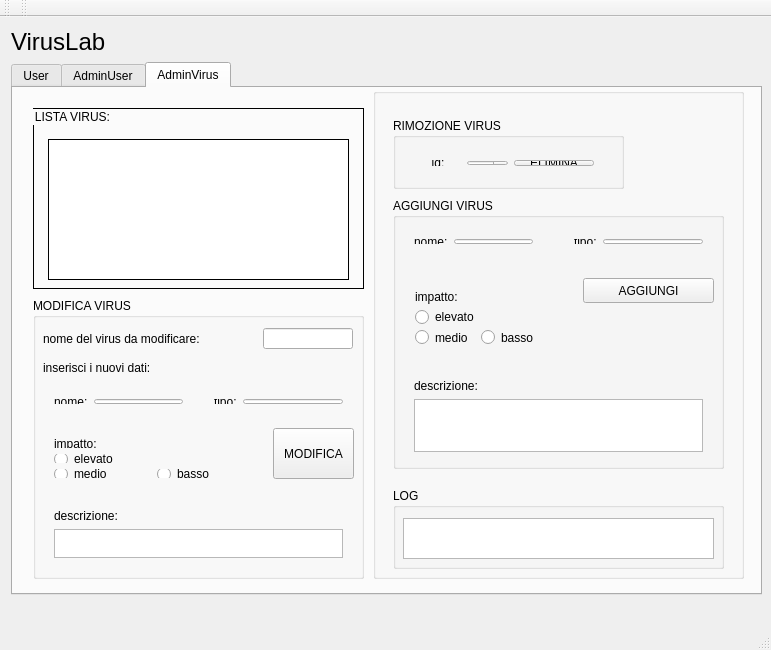
<?xml version="1.0" encoding="UTF-8"?>
<ui version="4.0">
 <class>MainWindow</class>
 <widget class="QMainWindow" name="MainWindow">
  <property name="geometry">
   <rect>
    <x>0</x>
    <y>0</y>
    <width>771</width>
    <height>650</height>
   </rect>
  </property>
  <property name="sizePolicy">
   <sizepolicy hsizetype="Fixed" vsizetype="Fixed">
    <horstretch>0</horstretch>
    <verstretch>0</verstretch>
   </sizepolicy>
  </property>
  <property name="maximumSize">
   <size>
    <width>800</width>
    <height>650</height>
   </size>
  </property>
  <property name="windowTitle">
   <string>VirusLab</string>
  </property>
  <widget class="QWidget" name="centralWidget">
   <property name="sizePolicy">
    <sizepolicy hsizetype="Fixed" vsizetype="Fixed">
     <horstretch>0</horstretch>
     <verstretch>0</verstretch>
    </sizepolicy>
   </property>
   <property name="maximumSize">
    <size>
     <width>771</width>
     <height>589</height>
    </size>
   </property>
   <layout class="QVBoxLayout" name="verticalLayout_2">
    <item>
     <layout class="QVBoxLayout" name="verticalLayout">
      <property name="sizeConstraint">
       <enum>QLayout::SetMaximumSize</enum>
      </property>
      <property name="topMargin">
       <number>0</number>
      </property>
      <property name="bottomMargin">
       <number>0</number>
      </property>
      <item>
       <widget class="QLabel" name="label_Titolo">
        <property name="sizePolicy">
         <sizepolicy hsizetype="Fixed" vsizetype="Fixed">
          <horstretch>0</horstretch>
          <verstretch>0</verstretch>
         </sizepolicy>
        </property>
        <property name="font">
         <font>
          <pointsize>18</pointsize>
         </font>
        </property>
        <property name="layoutDirection">
         <enum>Qt::LeftToRight</enum>
        </property>
        <property name="lineWidth">
         <number>1</number>
        </property>
        <property name="text">
         <string>VirusLab</string>
        </property>
       </widget>
      </item>
      <item>
       <widget class="QTabWidget" name="tabWidget">
        <property name="sizePolicy">
         <sizepolicy hsizetype="Expanding" vsizetype="Expanding">
          <horstretch>0</horstretch>
          <verstretch>0</verstretch>
         </sizepolicy>
        </property>
        <property name="minimumSize">
         <size>
          <width>751</width>
          <height>281</height>
         </size>
        </property>
        <property name="maximumSize">
         <size>
          <width>400</width>
          <height>600</height>
         </size>
        </property>
        <property name="currentIndex">
         <number>2</number>
        </property>
        <widget class="QWidget" name="tab1_User">
         <property name="sizePolicy">
          <sizepolicy hsizetype="Expanding" vsizetype="Expanding">
           <horstretch>0</horstretch>
           <verstretch>0</verstretch>
          </sizepolicy>
         </property>
         <attribute name="title">
          <string>User</string>
         </attribute>
         <widget class="QGroupBox" name="groupBox_ricercauser">
          <property name="geometry">
           <rect>
            <x>20</x>
            <y>170</y>
            <width>711</width>
            <height>321</height>
           </rect>
          </property>
          <property name="styleSheet">
           <string notr="true">border: 1px solid black;</string>
          </property>
          <property name="title">
           <string>RISULTATI RICERCA</string>
          </property>
          <widget class="QTextBrowser" name="textBrowser_ricercauser">
           <property name="geometry">
            <rect>
             <x>10</x>
             <y>30</y>
             <width>691</width>
             <height>281</height>
            </rect>
           </property>
          </widget>
         </widget>
         <widget class="QTextEdit" name="textEdit_benvenuto">
          <property name="geometry">
           <rect>
            <x>21</x>
            <y>17</y>
            <width>339</width>
            <height>91</height>
           </rect>
          </property>
          <property name="html">
           <string>&lt;!DOCTYPE HTML PUBLIC &quot;-//W3C//DTD HTML 4.0//EN&quot; &quot;http://www.w3.org/TR/REC-html40/strict.dtd&quot;&gt;
&lt;html&gt;&lt;head&gt;&lt;meta name=&quot;qrichtext&quot; content=&quot;1&quot; /&gt;&lt;style type=&quot;text/css&quot;&gt;
p, li { white-space: pre-wrap; }
&lt;/style&gt;&lt;/head&gt;&lt;body style=&quot; font-family:'Ubuntu'; font-size:11pt; font-weight:400; font-style:normal;&quot;&gt;
&lt;p style=&quot; margin-top:0px; margin-bottom:0px; margin-left:0px; margin-right:0px; -qt-block-indent:0; text-indent:0px;&quot;&gt;&lt;span style=&quot; font-size:12pt;&quot;&gt;Benvenuto su VirusLab, inserisci il tuo username per iniziare la ricerca dei Virus , otterrai informazioni a seconda del tuo account&lt;/span&gt;&lt;/p&gt;&lt;/body&gt;&lt;/html&gt;</string>
          </property>
          <property name="acceptRichText">
           <bool>false</bool>
          </property>
          <property name="textInteractionFlags">
           <set>Qt::NoTextInteraction</set>
          </property>
         </widget>
         <widget class="QWidget" name="layoutWidget">
          <property name="geometry">
           <rect>
            <x>410</x>
            <y>20</y>
            <width>271</width>
            <height>89</height>
           </rect>
          </property>
          <layout class="QGridLayout" name="gridLayout">
           <item row="0" column="0">
            <widget class="QLabel" name="label_username">
             <property name="text">
              <string>Username</string>
             </property>
            </widget>
           </item>
           <item row="0" column="1">
            <widget class="QLineEdit" name="lineEdit_username"/>
           </item>
           <item row="1" column="0">
            <widget class="QLabel" name="label_nomevirus">
             <property name="sizePolicy">
              <sizepolicy hsizetype="Expanding" vsizetype="Expanding">
               <horstretch>0</horstretch>
               <verstretch>0</verstretch>
              </sizepolicy>
             </property>
             <property name="text">
              <string>Nome del Virus:</string>
             </property>
            </widget>
           </item>
           <item row="1" column="1">
            <widget class="QLineEdit" name="lineEdit_nomevirus"/>
           </item>
           <item row="2" column="0" colspan="2">
            <widget class="QPushButton" name="pushButton_ricerca">
             <property name="text">
              <string>Ricerca</string>
             </property>
            </widget>
           </item>
          </layout>
         </widget>
         <widget class="QLabel" name="label_benvenuto">
          <property name="geometry">
           <rect>
            <x>20</x>
            <y>130</y>
            <width>271</width>
            <height>21</height>
           </rect>
          </property>
          <property name="text">
           <string/>
          </property>
         </widget>
        </widget>
        <widget class="QWidget" name="tab2_AdminUser">
         <attribute name="title">
          <string>AdminUser</string>
         </attribute>
         <widget class="QGroupBox" name="groupBox_listautenti">
          <property name="geometry">
           <rect>
            <x>20</x>
            <y>20</y>
            <width>201</width>
            <height>281</height>
           </rect>
          </property>
          <property name="font">
           <font>
            <weight>50</weight>
            <italic>false</italic>
            <bold>false</bold>
            <underline>false</underline>
            <kerning>true</kerning>
           </font>
          </property>
          <property name="styleSheet">
           <string notr="true">border: 1px solid black;</string>
          </property>
          <property name="title">
           <string>Utenti</string>
          </property>
          <property name="flat">
           <bool>false</bool>
          </property>
          <widget class="QTextBrowser" name="textBrowser_listautenti">
           <property name="geometry">
            <rect>
             <x>15</x>
             <y>31</y>
             <width>171</width>
             <height>241</height>
            </rect>
           </property>
          </widget>
         </widget>
         <widget class="QGroupBox" name="groupBox_AdminUser">
          <property name="geometry">
           <rect>
            <x>260</x>
            <y>20</y>
            <width>471</width>
            <height>471</height>
           </rect>
          </property>
          <property name="styleSheet">
           <string notr="true"/>
          </property>
          <property name="title">
           <string/>
          </property>
          <widget class="QGroupBox" name="groupBox_rimozioneutente">
           <property name="geometry">
            <rect>
             <x>20</x>
             <y>30</y>
             <width>431</width>
             <height>101</height>
            </rect>
           </property>
           <property name="styleSheet">
            <string notr="true"/>
           </property>
           <property name="title">
            <string>RIMOZIONE UTENTE</string>
           </property>
           <property name="flat">
            <bool>false</bool>
           </property>
           <widget class="QWidget" name="layoutWidget">
            <property name="geometry">
             <rect>
              <x>20</x>
              <y>30</y>
              <width>391</width>
              <height>58</height>
             </rect>
            </property>
            <layout class="QGridLayout" name="gridLayout_rimozioneutente">
             <item row="0" column="0">
              <widget class="QLabel" name="label_username_4">
               <property name="sizePolicy">
                <sizepolicy hsizetype="Expanding" vsizetype="Expanding">
                 <horstretch>0</horstretch>
                 <verstretch>0</verstretch>
                </sizepolicy>
               </property>
               <property name="layoutDirection">
                <enum>Qt::LeftToRight</enum>
               </property>
               <property name="styleSheet">
                <string notr="true"/>
               </property>
               <property name="text">
                <string>username:</string>
               </property>
               <property name="alignment">
                <set>Qt::AlignCenter</set>
               </property>
              </widget>
             </item>
             <item row="0" column="1">
              <widget class="QLineEdit" name="lineEdit_username_4"/>
             </item>
             <item row="1" column="0" colspan="2">
              <widget class="QPushButton" name="pushButton_rimozioneutente">
               <property name="text">
                <string>ELIMINA</string>
               </property>
              </widget>
             </item>
            </layout>
           </widget>
          </widget>
          <widget class="QGroupBox" name="groupBox_modificautente">
           <property name="geometry">
            <rect>
             <x>20</x>
             <y>140</y>
             <width>431</width>
             <height>191</height>
            </rect>
           </property>
           <property name="title">
            <string>MODIFICA USER</string>
           </property>
           <widget class="QTextEdit" name="textEdit_infomodificautente">
            <property name="geometry">
             <rect>
              <x>20</x>
              <y>30</y>
              <width>391</width>
              <height>71</height>
             </rect>
            </property>
            <property name="html">
             <string>&lt;!DOCTYPE HTML PUBLIC &quot;-//W3C//DTD HTML 4.0//EN&quot; &quot;http://www.w3.org/TR/REC-html40/strict.dtd&quot;&gt;
&lt;html&gt;&lt;head&gt;&lt;meta name=&quot;qrichtext&quot; content=&quot;1&quot; /&gt;&lt;style type=&quot;text/css&quot;&gt;
p, li { white-space: pre-wrap; }
&lt;/style&gt;&lt;/head&gt;&lt;body style=&quot; font-family:'Ubuntu'; font-size:11pt; font-weight:400; font-style:normal;&quot;&gt;
&lt;p style=&quot; margin-top:0px; margin-bottom:0px; margin-left:0px; margin-right:0px; -qt-block-indent:0; text-indent:0px;&quot;&gt;inserire l'username dell'utente che si vuole promuovere, la promozione c'è solo in positivo :&lt;/p&gt;
&lt;p style=&quot; margin-top:0px; margin-bottom:0px; margin-left:0px; margin-right:0px; -qt-block-indent:0; text-indent:0px;&quot;&gt;Free-&amp;gt;Basic-&amp;gt;Premium&lt;/p&gt;&lt;/body&gt;&lt;/html&gt;</string>
            </property>
            <property name="acceptRichText">
             <bool>false</bool>
            </property>
            <property name="textInteractionFlags">
             <set>Qt::NoTextInteraction</set>
            </property>
           </widget>
           <widget class="QWidget" name="layoutWidget_2">
            <property name="geometry">
             <rect>
              <x>20</x>
              <y>120</y>
              <width>391</width>
              <height>58</height>
             </rect>
            </property>
            <layout class="QGridLayout" name="gridLayout_modificautente">
             <item row="0" column="0">
              <widget class="QLabel" name="label_username_3">
               <property name="sizePolicy">
                <sizepolicy hsizetype="Expanding" vsizetype="Expanding">
                 <horstretch>0</horstretch>
                 <verstretch>0</verstretch>
                </sizepolicy>
               </property>
               <property name="styleSheet">
                <string notr="true"/>
               </property>
               <property name="text">
                <string>username:</string>
               </property>
               <property name="alignment">
                <set>Qt::AlignCenter</set>
               </property>
              </widget>
             </item>
             <item row="0" column="1">
              <widget class="QLineEdit" name="lineEdit_username_3"/>
             </item>
             <item row="1" column="0" colspan="2">
              <widget class="QPushButton" name="pushButton_modificautente">
               <property name="text">
                <string>MODIFICA</string>
               </property>
              </widget>
             </item>
            </layout>
           </widget>
          </widget>
          <widget class="QGroupBox" name="groupBox_aggiungiutente">
           <property name="geometry">
            <rect>
             <x>20</x>
             <y>350</y>
             <width>431</width>
             <height>101</height>
            </rect>
           </property>
           <property name="title">
            <string>AGGIUNGI UTENTE</string>
           </property>
           <widget class="QWidget" name="layoutWidget_6">
            <property name="geometry">
             <rect>
              <x>20</x>
              <y>30</y>
              <width>391</width>
              <height>58</height>
             </rect>
            </property>
            <layout class="QGridLayout" name="gridLayout_aggiungiutente">
             <item row="0" column="0">
              <widget class="QLabel" name="label_username_2">
               <property name="sizePolicy">
                <sizepolicy hsizetype="Expanding" vsizetype="Expanding">
                 <horstretch>0</horstretch>
                 <verstretch>0</verstretch>
                </sizepolicy>
               </property>
               <property name="styleSheet">
                <string notr="true"/>
               </property>
               <property name="text">
                <string>username:</string>
               </property>
               <property name="alignment">
                <set>Qt::AlignCenter</set>
               </property>
              </widget>
             </item>
             <item row="0" column="1">
              <widget class="QLineEdit" name="lineEdit_username_2"/>
             </item>
             <item row="1" column="0" colspan="2">
              <widget class="QPushButton" name="pushButton_aggiungiutente">
               <property name="text">
                <string>AGGIUNGI</string>
               </property>
              </widget>
             </item>
            </layout>
           </widget>
          </widget>
         </widget>
         <widget class="QGroupBox" name="groupBox_log_2">
          <property name="geometry">
           <rect>
            <x>20</x>
            <y>330</y>
            <width>201</width>
            <height>161</height>
           </rect>
          </property>
          <property name="title">
           <string>LOG</string>
          </property>
          <widget class="QTextBrowser" name="textBrowser_4">
           <property name="geometry">
            <rect>
             <x>10</x>
             <y>30</y>
             <width>181</width>
             <height>121</height>
            </rect>
           </property>
          </widget>
         </widget>
        </widget>
        <widget class="QWidget" name="tab3_AdminVirus">
         <attribute name="title">
          <string>AdminVirus</string>
         </attribute>
         <widget class="QGroupBox" name="groupBox_AdminVirus">
          <property name="geometry">
           <rect>
            <x>360</x>
            <y>0</y>
            <width>371</width>
            <height>491</height>
           </rect>
          </property>
          <property name="styleSheet">
           <string notr="true"/>
          </property>
          <property name="title">
           <string/>
          </property>
          <widget class="QGroupBox" name="groupBox_rimozionevirus">
           <property name="geometry">
            <rect>
             <x>20</x>
             <y>30</y>
             <width>231</width>
             <height>71</height>
            </rect>
           </property>
           <property name="styleSheet">
            <string notr="true"/>
           </property>
           <property name="title">
            <string>RIMOZIONE VIRUS</string>
           </property>
           <widget class="QWidget" name="layoutWidget">
            <property name="geometry">
             <rect>
              <x>11</x>
              <y>31</y>
              <width>201</width>
              <height>28</height>
             </rect>
            </property>
            <layout class="QHBoxLayout" name="horizontalLayout">
             <item>
              <widget class="QLabel" name="label_id">
               <property name="sizePolicy">
                <sizepolicy hsizetype="Expanding" vsizetype="Expanding">
                 <horstretch>0</horstretch>
                 <verstretch>0</verstretch>
                </sizepolicy>
               </property>
               <property name="styleSheet">
                <string notr="true"/>
               </property>
               <property name="text">
                <string>id:</string>
               </property>
               <property name="alignment">
                <set>Qt::AlignCenter</set>
               </property>
              </widget>
             </item>
             <item>
              <widget class="QSpinBox" name="spinBox"/>
             </item>
             <item>
              <widget class="QPushButton" name="pushButton_eliminavirus">
               <property name="text">
                <string>ELIMINA</string>
               </property>
              </widget>
             </item>
            </layout>
           </widget>
          </widget>
          <widget class="QGroupBox" name="groupBox_aggiungivirus">
           <property name="geometry">
            <rect>
             <x>20</x>
             <y>110</y>
             <width>331</width>
             <height>271</height>
            </rect>
           </property>
           <property name="title">
            <string>AGGIUNGI VIRUS</string>
           </property>
           <widget class="QPushButton" name="pushButton_aggiungivirus">
            <property name="geometry">
             <rect>
              <x>190</x>
              <y>80</y>
              <width>131</width>
              <height>25</height>
             </rect>
            </property>
            <property name="text">
             <string>AGGIUNGI</string>
            </property>
           </widget>
           <widget class="QWidget" name="layoutWidget">
            <property name="geometry">
             <rect>
              <x>10</x>
              <y>30</y>
              <width>141</width>
              <height>27</height>
             </rect>
            </property>
            <layout class="QHBoxLayout" name="horizontalLayout_nomeaggiungivirus">
             <item>
              <widget class="QLabel" name="label_nomevirus_2">
               <property name="styleSheet">
                <string notr="true"/>
               </property>
               <property name="text">
                <string>nome:</string>
               </property>
              </widget>
             </item>
             <item>
              <widget class="QLineEdit" name="lineEdit_nomevirus_2"/>
             </item>
            </layout>
           </widget>
           <widget class="QWidget" name="layoutWidget">
            <property name="geometry">
             <rect>
              <x>10</x>
              <y>170</y>
              <width>311</width>
              <height>95</height>
             </rect>
            </property>
            <layout class="QVBoxLayout" name="verticalLayout_descrizione">
             <item>
              <widget class="QLabel" name="label_descrizione">
               <property name="text">
                <string>descrizione:</string>
               </property>
              </widget>
             </item>
             <item>
              <widget class="QTextEdit" name="textEdit_descrizione"/>
             </item>
            </layout>
           </widget>
           <widget class="QWidget" name="layoutWidget">
            <property name="geometry">
             <rect>
              <x>170</x>
              <y>30</y>
              <width>151</width>
              <height>27</height>
             </rect>
            </property>
            <layout class="QHBoxLayout" name="horizontalLayout_tipovirus">
             <item>
              <widget class="QLabel" name="label_tipo">
               <property name="styleSheet">
                <string notr="true"/>
               </property>
               <property name="text">
                <string>tipo:</string>
               </property>
              </widget>
             </item>
             <item>
              <widget class="QLineEdit" name="lineEdit_15"/>
             </item>
            </layout>
           </widget>
           <widget class="QWidget" name="layoutWidget">
            <property name="geometry">
             <rect>
              <x>11</x>
              <y>81</y>
              <width>148</width>
              <height>77</height>
             </rect>
            </property>
            <layout class="QGridLayout" name="gridLayout_2">
             <item row="0" column="0">
              <widget class="QLabel" name="label_impatto">
               <property name="styleSheet">
                <string notr="true"/>
               </property>
               <property name="text">
                <string>impatto:</string>
               </property>
              </widget>
             </item>
             <item row="2" column="0">
              <widget class="QRadioButton" name="radioButton_2">
               <property name="text">
                <string>medio</string>
               </property>
              </widget>
             </item>
             <item row="2" column="1">
              <widget class="QRadioButton" name="radioButton_3">
               <property name="text">
                <string>basso</string>
               </property>
              </widget>
             </item>
             <item row="1" column="0" colspan="2">
              <widget class="QRadioButton" name="radioButton">
               <property name="text">
                <string>elevato</string>
               </property>
              </widget>
             </item>
            </layout>
           </widget>
          </widget>
          <widget class="QGroupBox" name="groupBox_log">
           <property name="geometry">
            <rect>
             <x>20</x>
             <y>400</y>
             <width>331</width>
             <height>81</height>
            </rect>
           </property>
           <property name="title">
            <string>LOG</string>
           </property>
           <widget class="QTextBrowser" name="textBrowser_3">
            <property name="geometry">
             <rect>
              <x>10</x>
              <y>30</y>
              <width>311</width>
              <height>41</height>
             </rect>
            </property>
           </widget>
          </widget>
         </widget>
         <widget class="QGroupBox" name="groupBox_listavirus">
          <property name="geometry">
           <rect>
            <x>20</x>
            <y>20</y>
            <width>331</width>
            <height>181</height>
           </rect>
          </property>
          <property name="styleSheet">
           <string notr="true">border: 1px solid black;</string>
          </property>
          <property name="title">
           <string>LISTA VIRUS:</string>
          </property>
          <widget class="QTextBrowser" name="textBrowser_2">
           <property name="geometry">
            <rect>
             <x>15</x>
             <y>31</y>
             <width>301</width>
             <height>141</height>
            </rect>
           </property>
          </widget>
         </widget>
         <widget class="QGroupBox" name="groupBox_modificavirus">
          <property name="geometry">
           <rect>
            <x>20</x>
            <y>210</y>
            <width>331</width>
            <height>281</height>
           </rect>
          </property>
          <property name="styleSheet">
           <string notr="true"/>
          </property>
          <property name="title">
           <string>MODIFICA VIRUS</string>
          </property>
          <widget class="QPushButton" name="pushButton_modificavirus">
           <property name="geometry">
            <rect>
             <x>240</x>
             <y>130</y>
             <width>81</width>
             <height>51</height>
            </rect>
           </property>
           <property name="text">
            <string>MODIFICA</string>
           </property>
          </widget>
          <widget class="QWidget" name="layoutWidget_4">
           <property name="geometry">
            <rect>
             <x>10</x>
             <y>200</y>
             <width>311</width>
             <height>71</height>
            </rect>
           </property>
           <layout class="QVBoxLayout" name="verticalLayout_descrizione_2">
            <item>
             <widget class="QLabel" name="label_descrizione_2">
              <property name="text">
               <string>descrizione:</string>
              </property>
             </widget>
            </item>
            <item>
             <widget class="QTextEdit" name="textEdit_descrizione_2"/>
            </item>
           </layout>
          </widget>
          <widget class="QWidget" name="layoutWidget_5">
           <property name="geometry">
            <rect>
             <x>170</x>
             <y>90</y>
             <width>151</width>
             <height>27</height>
            </rect>
           </property>
           <layout class="QHBoxLayout" name="horizontalLayout_tipo">
            <item>
             <widget class="QLabel" name="label_tipo_2">
              <property name="styleSheet">
               <string notr="true"/>
              </property>
              <property name="text">
               <string>tipo:</string>
              </property>
             </widget>
            </item>
            <item>
             <widget class="QLineEdit" name="lineEdit_tipo"/>
            </item>
           </layout>
          </widget>
          <widget class="QWidget" name="layoutWidget">
           <property name="geometry">
            <rect>
             <x>10</x>
             <y>90</y>
             <width>151</width>
             <height>27</height>
            </rect>
           </property>
           <layout class="QHBoxLayout" name="horizontalLayout_nomevirus">
            <item>
             <widget class="QLabel" name="label_nomevirus_3">
              <property name="styleSheet">
               <string notr="true"/>
              </property>
              <property name="text">
               <string>nome:</string>
              </property>
             </widget>
            </item>
            <item>
             <widget class="QLineEdit" name="lineEdit_nomevirus_3"/>
            </item>
           </layout>
          </widget>
          <widget class="QLabel" name="label_nomeoldvirus">
           <property name="geometry">
            <rect>
             <x>10</x>
             <y>30</y>
             <width>211</width>
             <height>21</height>
            </rect>
           </property>
           <property name="styleSheet">
            <string notr="true"/>
           </property>
           <property name="text">
            <string>nome del virus da modificare:</string>
           </property>
          </widget>
          <widget class="QLineEdit" name="lineEdit_nomeoldvirus">
           <property name="geometry">
            <rect>
             <x>230</x>
             <y>30</y>
             <width>90</width>
             <height>21</height>
            </rect>
           </property>
          </widget>
          <widget class="QLabel" name="label_modificavirus">
           <property name="geometry">
            <rect>
             <x>10</x>
             <y>60</y>
             <width>151</width>
             <height>20</height>
            </rect>
           </property>
           <property name="styleSheet">
            <string notr="true"/>
           </property>
           <property name="text">
            <string>inserisci i nuovi dati:</string>
           </property>
          </widget>
          <widget class="QWidget" name="layoutWidget_3">
           <property name="geometry">
            <rect>
             <x>10</x>
             <y>130</y>
             <width>221</width>
             <height>61</height>
            </rect>
           </property>
           <layout class="QGridLayout" name="gridLayout_3">
            <item row="3" column="0">
             <widget class="QRadioButton" name="radioButton_4">
              <property name="text">
               <string>medio</string>
              </property>
             </widget>
            </item>
            <item row="3" column="1">
             <widget class="QRadioButton" name="radioButton_5">
              <property name="text">
               <string>basso</string>
              </property>
             </widget>
            </item>
            <item row="2" column="0" colspan="2">
             <widget class="QRadioButton" name="radioButton_6">
              <property name="text">
               <string>elevato</string>
              </property>
             </widget>
            </item>
            <item row="1" column="0">
             <widget class="QLabel" name="label_impatto_2">
              <property name="styleSheet">
               <string notr="true"/>
              </property>
              <property name="text">
               <string>impatto:</string>
              </property>
             </widget>
            </item>
           </layout>
          </widget>
         </widget>
        </widget>
       </widget>
      </item>
     </layout>
    </item>
   </layout>
  </widget>
  <widget class="QMenuBar" name="menuBar">
   <property name="geometry">
    <rect>
     <x>0</x>
     <y>0</y>
     <width>771</width>
     <height>22</height>
    </rect>
   </property>
  </widget>
  <widget class="QToolBar" name="mainToolBar">
   <attribute name="toolBarArea">
    <enum>TopToolBarArea</enum>
   </attribute>
   <attribute name="toolBarBreak">
    <bool>false</bool>
   </attribute>
  </widget>
  <widget class="QStatusBar" name="statusBar"/>
  <widget class="QToolBar" name="toolBar">
   <property name="windowTitle">
    <string>toolBar</string>
   </property>
   <attribute name="toolBarArea">
    <enum>TopToolBarArea</enum>
   </attribute>
   <attribute name="toolBarBreak">
    <bool>false</bool>
   </attribute>
  </widget>
 </widget>
 <layoutdefault spacing="6" margin="11"/>
 <resources/>
 <connections/>
</ui>
